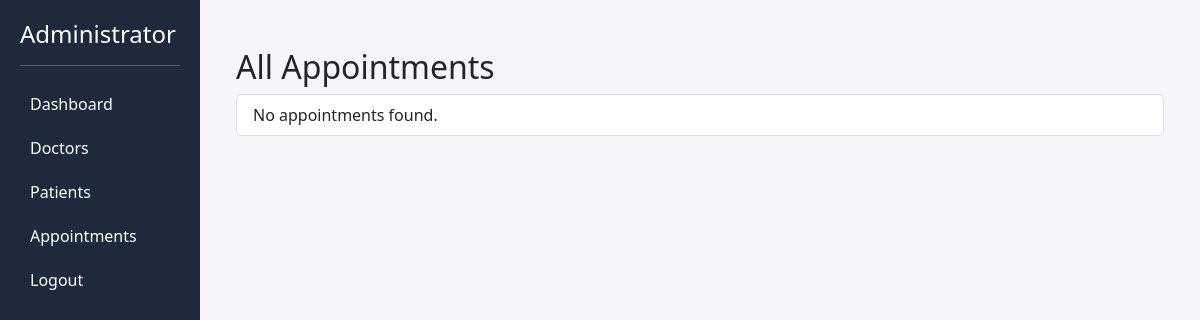
The page /admin/appointments (signed in) on the database as committed earlier.
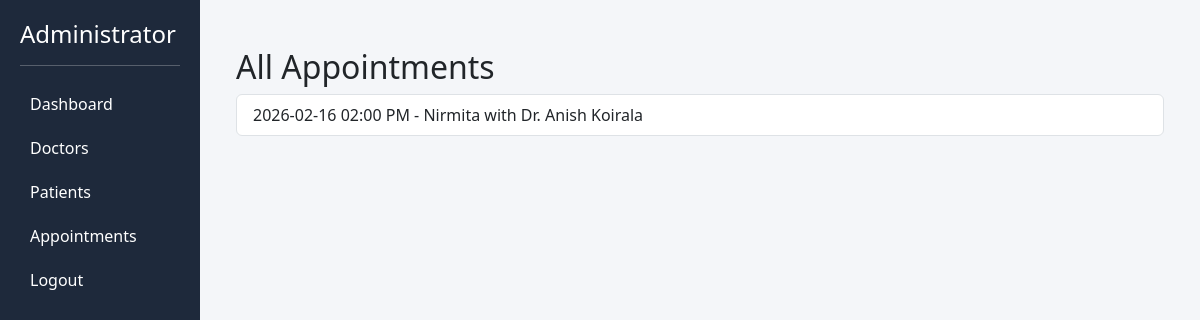
The same page on the database as committed later.
### models.py (models this page shows)
class Appointment(db.Model):
    id = db.Column(db.Integer, primary_key=True)
    date = db.Column(db.String(50))
    time = db.Column(db.String(50))
    user_id = db.Column(db.Integer, db.ForeignKey('user.id'))
    doctor_id = db.Column(db.Integer, db.ForeignKey('doctor.id'))

class User(db.Model):
    id = db.Column(db.Integer, primary_key=True)
    name = db.Column(db.String(100))
    email = db.Column(db.String(100), unique=True)
    password = db.Column(db.String(200))
    is_admin = db.Column(db.Boolean, default=False)
    appointments = db.relationship('Appointment', backref='patient', lazy=True)

class Doctor(db.Model):
    id = db.Column(db.Integer, primary_key=True)
    name = db.Column(db.String(100))
    specialization = db.Column(db.String(100))
    appointments = db.relationship('Appointment', backref='doctor', lazy=True)

### app.py (the view)
@app.route('/admin/appointments')
def admin_appointments():
    if not session.get('is_admin'):
        return redirect(url_for('login'))
    appointments = Appointment.query.order_by(Appointment.date).all()
    return render_template('admin_appointments.html', appointments=appointments)

### templates/admin_appointments.html
{% extends 'admin_base.html' %}
{% block content %}
<div class="container my-4">
    <h2>All Appointments</h2>
    <ul class="list-group">
        {% for appt in appointments %}
        <li class="list-group-item">
            {{ appt.date }} {{ appt.time }} - {{ appt.patient.name }} with {{ appt.doctor.name }}
        </li>
        {% else %}
        <li class="list-group-item">No appointments found.</li>
        {% endfor %}
    </ul>
</div>
{% endblock %}

Rows that differ between the two databases and show on the page:
added Appointment: date "2026-02-16", time "02:00 PM", patient.name "Nirmita", doctor.name "Dr. Anish Koirala"
Other text that changed with them:
text no longer shown: "No appointments found."
